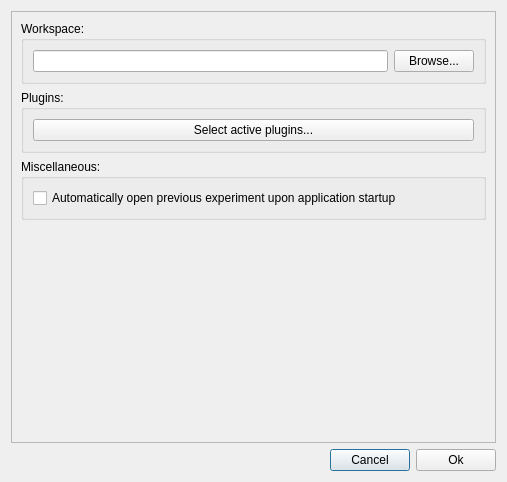
<?xml version="1.0" encoding="UTF-8"?>
<ui version="4.0">
 <class>DialogPreferences</class>
 <widget class="QDialog" name="DialogPreferences">
  <property name="geometry">
   <rect>
    <x>0</x>
    <y>0</y>
    <width>507</width>
    <height>482</height>
   </rect>
  </property>
  <property name="windowTitle">
   <string>Meggie - Preferences</string>
  </property>
  <layout class="QGridLayout" name="gridLayout_3">
   <item row="5" column="0">
    <layout class="QHBoxLayout" name="horizontalLayout_2">
     <item>
      <spacer name="horizontalSpacer">
       <property name="orientation">
        <enum>Qt::Horizontal</enum>
       </property>
       <property name="sizeHint" stdset="0">
        <size>
         <width>40</width>
         <height>20</height>
        </size>
       </property>
      </spacer>
     </item>
     <item>
      <widget class="QPushButton" name="pushButtonCancel">
       <property name="text">
        <string>Cancel</string>
       </property>
      </widget>
     </item>
     <item>
      <widget class="QPushButton" name="pushButtonAccept">
       <property name="text">
        <string>Ok</string>
       </property>
      </widget>
     </item>
    </layout>
   </item>
   <item row="0" column="0">
    <widget class="QScrollArea" name="scrollArea">
     <property name="widgetResizable">
      <bool>true</bool>
     </property>
     <widget class="QWidget" name="scrollAreaWidgetContents">
      <property name="geometry">
       <rect>
        <x>0</x>
        <y>0</y>
        <width>487</width>
        <height>431</height>
       </rect>
      </property>
      <layout class="QGridLayout" name="gridLayout_5">
       <item row="2" column="0">
        <widget class="QGroupBox" name="groupBoxMisc">
         <property name="title">
          <string>Miscellaneous:</string>
         </property>
         <layout class="QGridLayout" name="gridLayout_4">
          <item row="0" column="0">
           <widget class="QCheckBox" name="checkBoxAutomaticOpenPreviousExperiment">
            <property name="text">
             <string>Automatically open previous experiment upon application startup</string>
            </property>
           </widget>
          </item>
         </layout>
        </widget>
       </item>
       <item row="3" column="0">
        <spacer name="verticalSpacer">
         <property name="orientation">
          <enum>Qt::Vertical</enum>
         </property>
         <property name="sizeHint" stdset="0">
          <size>
           <width>20</width>
           <height>40</height>
          </size>
         </property>
        </spacer>
       </item>
       <item row="0" column="0">
        <widget class="QGroupBox" name="groupBoxWorkspace">
         <property name="title">
          <string>Workspace:</string>
         </property>
         <layout class="QGridLayout" name="gridLayout_2">
          <item row="0" column="0">
           <widget class="QLineEdit" name="LineEditFilePath"/>
          </item>
          <item row="0" column="1">
           <widget class="QPushButton" name="ButtonBrowseWorkingDir">
            <property name="text">
             <string>Browse...</string>
            </property>
           </widget>
          </item>
         </layout>
        </widget>
       </item>
       <item row="1" column="0">
        <widget class="QGroupBox" name="groupBoxPlugins">
         <property name="title">
          <string>Plugins:</string>
         </property>
         <layout class="QFormLayout" name="formLayout">
          <item row="0" column="0" colspan="2">
           <widget class="QPushButton" name="pushButtonPlugins">
            <property name="text">
             <string>Select active plugins...</string>
            </property>
           </widget>
          </item>
         </layout>
        </widget>
       </item>
      </layout>
     </widget>
    </widget>
   </item>
  </layout>
 </widget>
 <resources/>
 <connections>
  <connection>
   <sender>pushButtonCancel</sender>
   <signal>clicked()</signal>
   <receiver>DialogPreferences</receiver>
   <slot>reject()</slot>
   <hints>
    <hint type="sourcelabel">
     <x>370</x>
     <y>455</y>
    </hint>
    <hint type="destinationlabel">
     <x>274</x>
     <y>463</y>
    </hint>
   </hints>
  </connection>
  <connection>
   <sender>pushButtonAccept</sender>
   <signal>clicked()</signal>
   <receiver>DialogPreferences</receiver>
   <slot>accept()</slot>
   <hints>
    <hint type="sourcelabel">
     <x>437</x>
     <y>455</y>
    </hint>
    <hint type="destinationlabel">
     <x>185</x>
     <y>464</y>
    </hint>
   </hints>
  </connection>
 </connections>
</ui>
